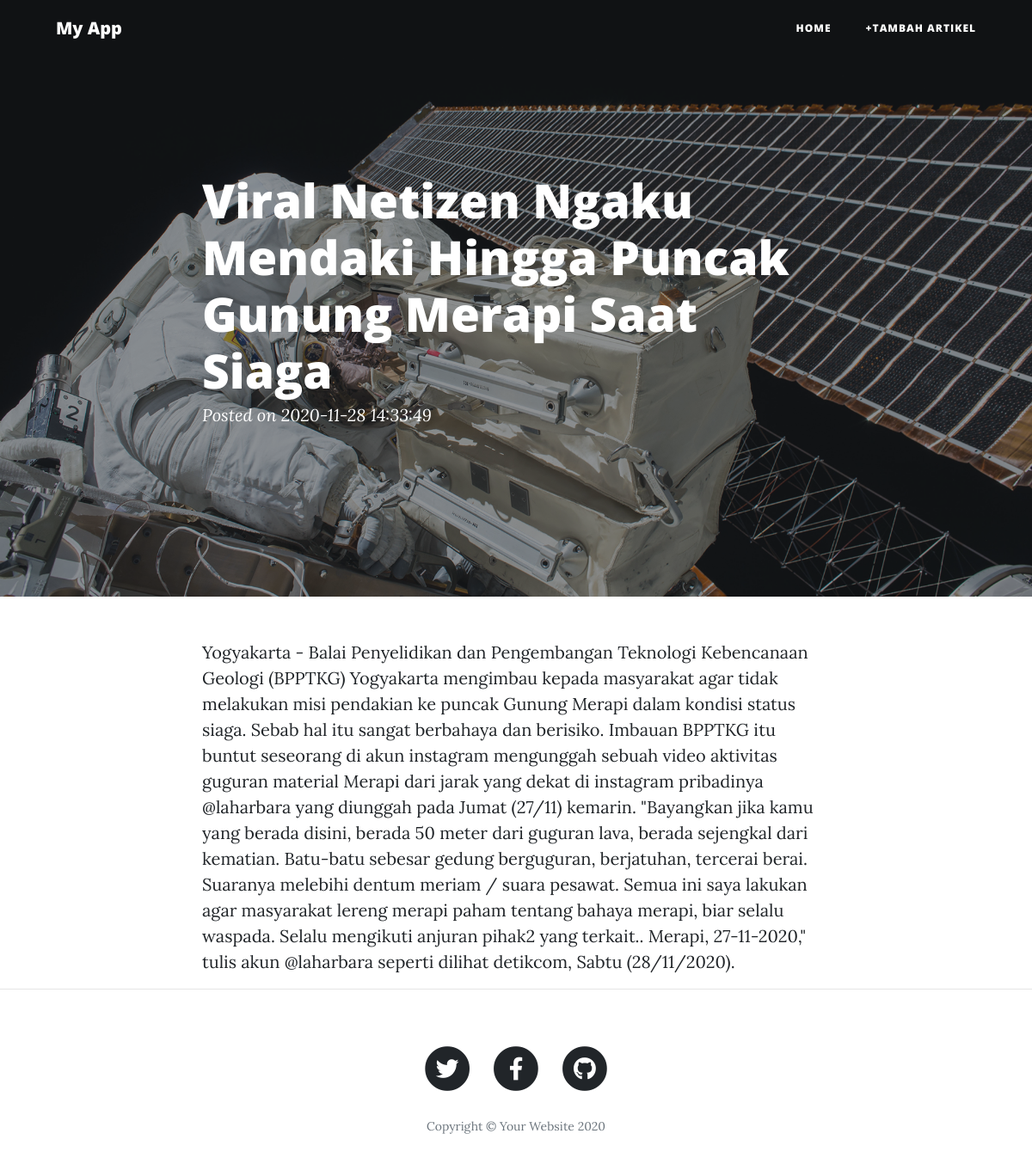
Page /index.php/blog/detail/viral-netizen-ngaku-mendaki-hingga on the committed database.
### tables this page shows
CREATE TABLE `blog` (
  `id` int(11) NOT NULL,
  `title` varchar(255) NOT NULL,
  `content` text NOT NULL,
  `url` varchar(255) NOT NULL,
  `cover` varchar(255) NOT NULL,
  `date` timestamp NOT NULL DEFAULT current_timestamp() ON UPDATE current_timestamp()
);

### application/controllers/Blog.php (called while the page is built, shortened)
<?php
Class Blog extends CI_Controller
{
    function __construct() {
        $this->load->database();
        $this->load->model('Blog_model');
        $this->load->helper('url');
    }
    public function detail($url)
    {
        $data['blogs'] =$this->Blog_model->getSingleBlog('url', $url);
        $this->load->view('detail',$data);
    }
}
?>

### index.php (called while the page is built, shortened)
<?php
require_once BASEPATH.'core/CodeIgniter.php';

### application/models/Blog_model.php (called while the page is built, shortened)
<?php
class Blog_model extends CI_Model {
    public function getSingleBlog($field, $value)
    {
        $this->db->where($field, $value);
        $query = $this->db->get('blog');
        return $query->row_array();
    }
}
?>

### application/views/detail.php (the view, shortened to what this page needs)
<header class="masthead" style="background-image: url('<?php echo base_url();?>assets/img/post-bg.jpg')">
    <div class="overlay"></div>
    <div class="container">
      <div class="row">
        <div class="col-lg-8 col-md-10 mx-auto">
          <div class="post-heading">
            <h1><?php echo $blogs['title']?></h1>
            <span class="meta">Posted on <?php echo $blogs['date'];?></span>
          </div>
        </div>
      </div>
    </div>
  </header>
  <article>
    <div class="container">
      <div class="row">
        <div class="col-lg-8 col-md-10 mx-auto">
          <?php echo $blogs['content'];?>
        </div>
      </div>
    </div>
  </article>
  <hr>

### rows in the picture
blog: title "Viral Netizen Ngaku Mendaki Hingga Puncak Gunung Merapi Saat Siaga", date "2020-11-28 14:33:49", content "Yogyakarta - Balai Penyelidikan dan Pengembangan Teknologi Kebencanaan Geologi (BPPTKG) Yogyakarta mengimbau kepada masyarakat agar tidak melakukan misi pendakian ke puncak Gunung Merapi dalam kondisi status siaga. Sebab hal itu sangat berbahaya dan berisiko. Imbauan BPPTKG itu buntut seseorang di akun instagram mengunggah sebuah video aktivitas guguran material Merapi dari jarak yang dekat di instagram pribadinya @laharbara yang diunggah pada Jumat (27/11) kemarin. \"Bayangkan jika kamu yang berada disini, berada 50 meter dari guguran lava, berada sejengkal dari kematian. Batu-batu sebesar gedung berguguran, berjatuhan, tercerai berai. Suaranya melebihi dentum meriam / suara pesawat. Semua…"
